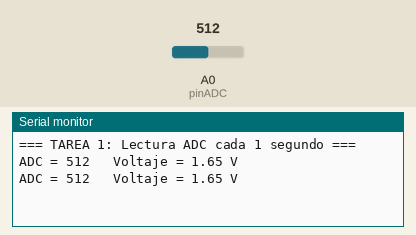
Recording of a sketch running on a simulated Arduino Uno, built with avr-gcc and run on an emulated ATmega328P. On the bench: the last lines printed to the serial monitor. The test bench sets the inputs (shaded band); at power-on: A0 (pinADC) = 512.

Above: at 1.8 s.
1.9 s: A0 (pinADC) set to 716
At 2.5 s:
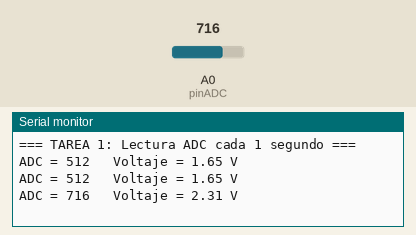
3.4 s: A0 (pinADC) set to 900
At 4.8 s:
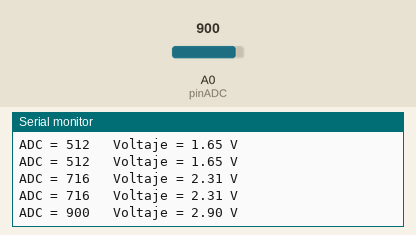
Timing chart, 0 to 6.4 s (numbered marks = the images above; inputs shaded):
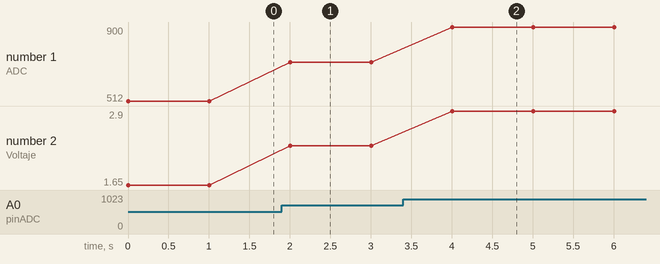

The sketch:

Tarea1_ADC.ino
```cpp
// ===============================
// PRACTICA 1 - TAREA 1
// Leer ADC cada 1 segundo
// ===============================

const int pinADC = A0;   // Pin analógico (A0)
int valorADC = 0;

void setup() {
  Serial.begin(115200);   // Abrimos comunicación serie
  while (!Serial);        // Espera a que se abra el monitor serie

  Serial.println("=== TAREA 1: Lectura ADC cada 1 segundo ===");
}

void loop() {
  // Leer ADC (0 a 1023)
  valorADC = analogRead(pinADC);

  // Convertir a voltaje (0 - 3.3V)
  float voltaje = (valorADC * 3.3) / 1023.0;

  // Mostrar por consola
  Serial.print("ADC = ");
  Serial.print(valorADC);

  Serial.print("   Voltaje = ");
  Serial.print(voltaje, 2); // 2 decimales
  Serial.println(" V");
  // Esperar 1 segundo
  delay(1000);
}
```

Measured:
- after the input at 1.9 s, the serial monitor: prints a new line after 0.10 s (image 1)
- after the input at 3.4 s, the serial monitor: prints a new line after 0.60 s (image 2)
- plotted number 1: 512 → 716 after the input at 1.9 s, 716 → 900 after the input at 3.4 s
- plotted number 2: 1.65 → 2.31 after the input at 1.9 s, 2.31 → 2.9 after the input at 3.4 s
